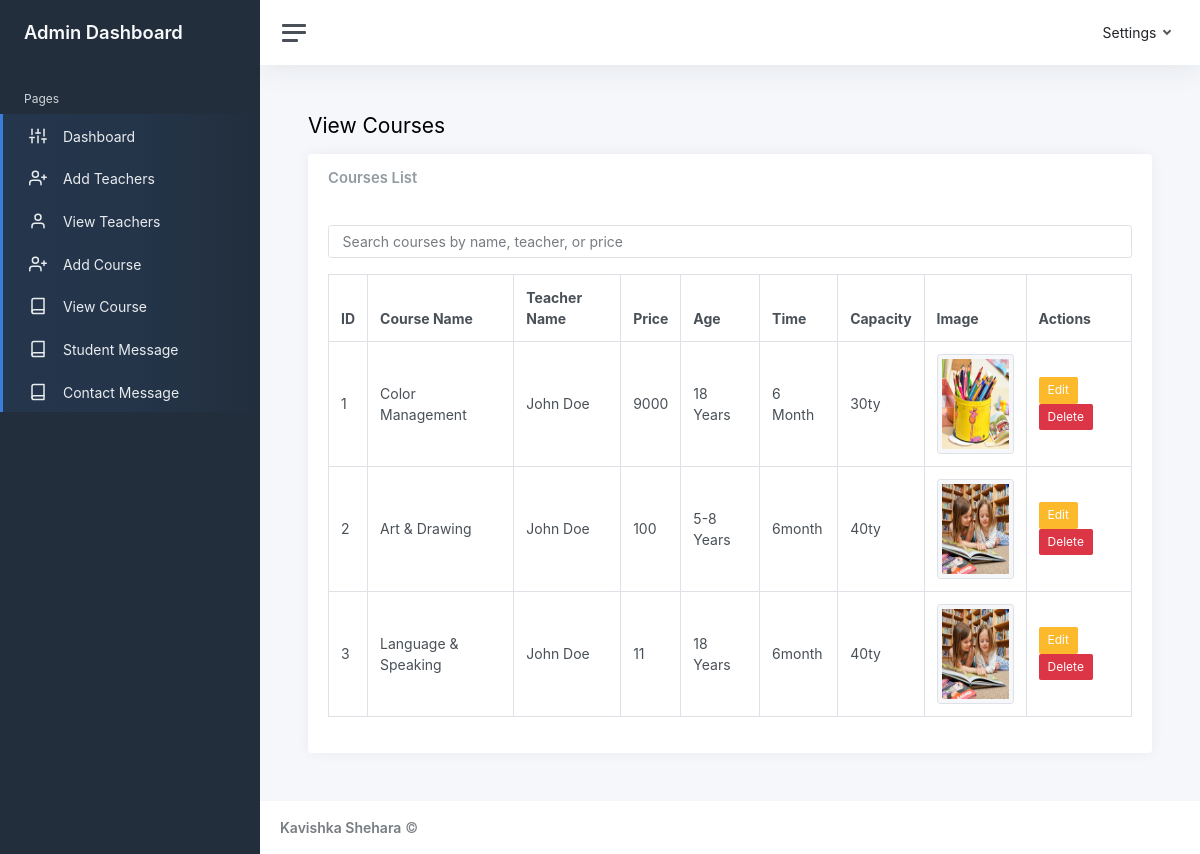
/admin/static/view-course.php, run on the app's committed database.
### tables this page shows
CREATE TABLE IF NOT EXISTS `courses` (
  `id` int NOT NULL AUTO_INCREMENT,
  `name` varchar(40) DEFAULT NULL,
  `teacher` varchar(255) NOT NULL,
  `age` varchar(255) NOT NULL,
  `time` varchar(255) NOT NULL,
  `capacity` varchar(255) NOT NULL,
  `price` int NOT NULL,
  `image` varchar(40) DEFAULT NULL,
  PRIMARY KEY (`id`)
);

CREATE TABLE IF NOT EXISTS `teacher` (
  `id` int NOT NULL AUTO_INCREMENT,
  `name` varchar(38) DEFAULT NULL,
  `description` varchar(38) DEFAULT NULL,
  `image` varchar(38) DEFAULT NULL,
  PRIMARY KEY (`id`)
);

### admin/static/view-course.php (the view, shortened to what this page needs)
<?php
include 'config.php';
$sql = "SELECT courses.id, courses.name, teacher.name AS teacher_name,
        courses.price, courses.age, courses.time, courses.capacity, courses.image
        FROM courses
        LEFT JOIN teacher ON courses.teacher = teacher.id";
$result = mysqli_query($data, $sql);
?>
<!DOCTYPE html>
<html lang="en">
<head>
  <link href="https://cdn.jsdelivr.net/npm/bootstrap@5.3.0/dist/css/bootstrap.min.css" rel="stylesheet">
  <link href="css/app.css" rel="stylesheet">
</head>
<body>
  <div class="wrapper">
    <?php include 'sidebar.php'; ?>
    <div class="main">
      <?php include 'navbar.php'; ?>
      <main class="content">
        <div class="container-fluid p-0">
          <h1 class="h3 mb-3">View Courses</h1>
          <div class="card">
            <div class="card-header">
              <h5 class="card-title mb-0">Courses List</h5>
            </div>
            <div class="card-body">
              <div class="mb-3">
                <input id="searchInput" type="text" class="form-control" placeholder="Search courses by name, teacher, or price">
              </div>
              <table class="table table-bordered" id="coursesTable">
                <thead>
                  <tr>
                    <th>ID</th>
                    <th>Course Name</th>
                    <th>Teacher Name</th>
                    <th>Price</th>
                    <th>Age</th>
                    <th>Time</th>
                    <th>Capacity</th>
                    <th>Image</th>
                    <th>Actions</th>
                  </tr>
                </thead>
                <tbody>
                  <?php
                  if (mysqli_num_rows($result) > 0) {
                    while ($row = mysqli_fetch_assoc($result)) {
                      echo "<tr>";
                      echo "<td>" . $row['id'] . "</td>";
                      echo "<td>" . $row['name'] . "</td>";
                      echo "<td>" . $row['teacher_name'] . "</td>";
                      echo "<td>" . $row['price'] . "</td>";
                      echo "<td>" . $row['age'] . "</td>";
                      echo "<td>" . $row['time'] . "</td>";
                      echo "<td>" . $row['capacity'] . "</td>";
                      echo "<td><img src='" . $row['image'] . "' alt='Course Image' class='img-thumbnail' style='width: 100px; height: 100px;'></td>";
                      echo "<td>
                        <a href='edit-course.php?id=" . $row['id'] . "' class='btn btn-sm btn-warning'>Edit</a>
                        <a href='delete-course.php?id=" . $row['id'] . "' class='btn btn-sm btn-danger' onclick=\"return confirm('Are you sure you want to delete this course?');\">Delete</a>
                      </td>";
                      echo "</tr>";
                    }
                  } else {
                    echo "<tr><td colspan='9' class='text-center'>No Courses Found</td></tr>";
                  }
                  ?>
                </tbody>
              </table>
            </div>
          </div>
        </div>
      </main>
      <footer class="footer">
        <div class="container-fluid">
          <div class="row text-muted">
            <div class="col-6 text-start">
              <p class="mb-0">
                <a class="text-muted" href="#"><strong>Kavishka Shehara</strong></a> &copy;
              </p>
            </div>
          </div>
        </div>
      </footer>
    </div>
  </div>
</body>
</html>

### admin/static/sidebar.php
<nav id="sidebar" class="sidebar js-sidebar">
			<div class="sidebar-content js-simplebar">
				<a class="sidebar-brand" href="index.php">
          <span class="align-middle">Admin Dashboard</span>
        </a>
				<ul class="sidebar-nav">
					<li class="sidebar-header">
						Pages
					</li>
					<li class="sidebar-item active">
						<a class="sidebar-link" href="index.php">
              <i class="align-middle" data-feather="sliders"></i> <span class="align-middle">Dashboard</span>
            </a>
					</li>
					<li class="sidebar-item active">
						<a class="sidebar-link" href="add-teachers.php">
              <i class="align-middle" data-feather="user-plus"></i> <span class="align-middle">Add Teachers</span>
            </a>
					</li>
					<li class="sidebar-item active">
						<a class="sidebar-link" href="view-teachers.php">
              <i class="align-middle" data-feather="user"></i> <span class="align-middle">View Teachers</span>
            </a>
					</li>
					<li class="sidebar-item active">
						<a class="sidebar-link" href="add-course.php">
              <i class="align-middle" data-feather="user-plus"></i> <span class="align-middle">Add Course</span>
            </a>
					</li>
					<li class="sidebar-item active">
						<a class="sidebar-link" href="view-course.php">
              <i class="align-middle" data-feather="book"></i> <span class="align-middle">View Course</span>
            </a>
					</li>
					<li class="sidebar-item active">
						<a class="sidebar-link" href="view-student-massage.php">
              <i class="align-middle" data-feather="book"></i> <span class="align-middle">Student Message</span>
            </a>
					</li>
					<li class="sidebar-item active">
						<a class="sidebar-link" href="view-contact-message.php">
              <i class="align-middle" data-feather="book"></i> <span class="align-middle">Contact Message</span>
            </a>
					</li>
				</ul>
			</div>
		</nav>

### admin/static/navbar.php (shortened to what this page needs)
<nav class="navbar navbar-expand navbar-light navbar-bg">
				<a class="sidebar-toggle js-sidebar-toggle">
          <i class="hamburger align-self-center"></i>
        </a>
				<div class="navbar-collapse collapse">
					<ul class="navbar-nav navbar-align">
						<li class="nav-item dropdown">
							<a class="nav-link dropdown-toggle d-none d-sm-inline-block" href="#" data-bs-toggle="dropdown">
                <span class="text-dark">Settings</span>
              </a>
						</li>
					</ul>
				</div>
			</nav>

### data on the page
courses: id "1", name "Color Management", teacher.name "John Doe", price "9000", age "18 Years", time "6 Month", capacity "30ty", image (picture)
courses: id "2", name "Art & Drawing", teacher.name "John Doe", price "100", age "5-8 Years", time "6month", capacity "40ty", image (picture)
courses: id "3", name "Language & Speaking", teacher.name "John Doe", price "11", age "18 Years", time "6month", capacity "40ty", image (picture)
